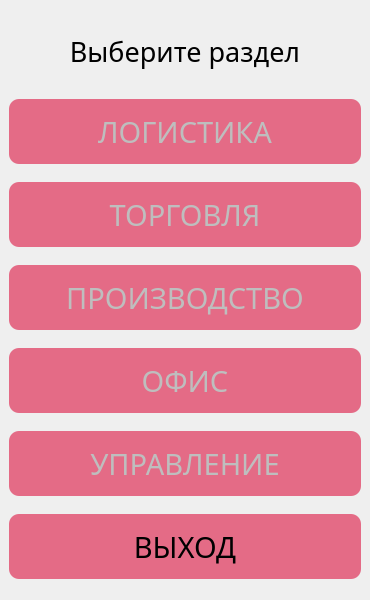
<?xml version="1.0" encoding="UTF-8"?>
<ui version="4.0">
 <class>WindowSections</class>
 <widget class="QMainWindow" name="WindowSections">
  <property name="geometry">
   <rect>
    <x>0</x>
    <y>0</y>
    <width>370</width>
    <height>600</height>
   </rect>
  </property>
  <property name="minimumSize">
   <size>
    <width>370</width>
    <height>600</height>
   </size>
  </property>
  <property name="maximumSize">
   <size>
    <width>370</width>
    <height>600</height>
   </size>
  </property>
  <property name="windowTitle">
   <string>Выбор раздела</string>
  </property>
  <widget class="QWidget" name="centralwidget">
   <layout class="QVBoxLayout" name="verticalLayout">
    <item>
     <widget class="QLabel" name="label_title">
      <property name="maximumSize">
       <size>
        <width>16777215</width>
        <height>60</height>
       </size>
      </property>
      <property name="font">
       <font>
        <family>Trebuchet MS</family>
        <pointsize>20</pointsize>
       </font>
      </property>
      <property name="layoutDirection">
       <enum>Qt::LeftToRight</enum>
      </property>
      <property name="text">
       <string>Выберите раздел</string>
      </property>
      <property name="scaledContents">
       <bool>true</bool>
      </property>
      <property name="alignment">
       <set>Qt::AlignCenter</set>
      </property>
      <property name="wordWrap">
       <bool>false</bool>
      </property>
      <property name="margin">
       <number>0</number>
      </property>
     </widget>
    </item>
    <item>
     <widget class="QPushButton" name="btn_logistics">
      <property name="enabled">
       <bool>false</bool>
      </property>
      <property name="minimumSize">
       <size>
        <width>0</width>
        <height>65</height>
       </size>
      </property>
      <property name="maximumSize">
       <size>
        <width>500</width>
        <height>65</height>
       </size>
      </property>
      <property name="baseSize">
       <size>
        <width>0</width>
        <height>0</height>
       </size>
      </property>
      <property name="font">
       <font>
        <family>Trebuchet MS</family>
        <pointsize>22</pointsize>
        <weight>50</weight>
        <bold>false</bold>
       </font>
      </property>
      <property name="styleSheet">
       <string notr="true">QPushButton {
background-color: rgb(228, 107, 134);
border: none;
border-radius: 10px}

QPushButton:hover {
border: 1px solid  rgb(0, 0, 0);
background-color: rgba(228, 107, 134, 0.9)
}

QPushButton:pressed {
border:3px solid  rgb(0, 0, 0);
background-color: rgba(228, 107, 134, 1)
}</string>
      </property>
      <property name="text">
       <string>ЛОГИСТИКА</string>
      </property>
      <property name="checkable">
       <bool>false</bool>
      </property>
     </widget>
    </item>
    <item>
     <widget class="QPushButton" name="btn_trade">
      <property name="enabled">
       <bool>false</bool>
      </property>
      <property name="minimumSize">
       <size>
        <width>0</width>
        <height>65</height>
       </size>
      </property>
      <property name="maximumSize">
       <size>
        <width>500</width>
        <height>65</height>
       </size>
      </property>
      <property name="baseSize">
       <size>
        <width>0</width>
        <height>0</height>
       </size>
      </property>
      <property name="font">
       <font>
        <family>Trebuchet MS</family>
        <pointsize>22</pointsize>
        <weight>50</weight>
        <bold>false</bold>
       </font>
      </property>
      <property name="styleSheet">
       <string notr="true">QPushButton {
background-color: rgb(228, 107, 134);
border: none;
border-radius: 10px}

QPushButton:hover {
border: 1px solid  rgb(0, 0, 0);
background-color: rgba(228, 107, 134, 0.9)
}

QPushButton:pressed {
border:3px solid  rgb(0, 0, 0);
background-color: rgba(228, 107, 134, 1)
}</string>
      </property>
      <property name="text">
       <string>ТОРГОВЛЯ</string>
      </property>
      <property name="checkable">
       <bool>false</bool>
      </property>
     </widget>
    </item>
    <item>
     <widget class="QPushButton" name="btn_production">
      <property name="enabled">
       <bool>false</bool>
      </property>
      <property name="minimumSize">
       <size>
        <width>0</width>
        <height>65</height>
       </size>
      </property>
      <property name="maximumSize">
       <size>
        <width>500</width>
        <height>65</height>
       </size>
      </property>
      <property name="baseSize">
       <size>
        <width>0</width>
        <height>0</height>
       </size>
      </property>
      <property name="font">
       <font>
        <family>Trebuchet MS</family>
        <pointsize>22</pointsize>
        <weight>50</weight>
        <bold>false</bold>
       </font>
      </property>
      <property name="styleSheet">
       <string notr="true">QPushButton {
background-color: rgb(228, 107, 134);
border: none;
border-radius: 10px}

QPushButton:hover {
border: 1px solid  rgb(0, 0, 0);
background-color: rgba(228, 107, 134, 0.9)
}

QPushButton:pressed {
border:3px solid  rgb(0, 0, 0);
background-color: rgba(228, 107, 134, 1)
}</string>
      </property>
      <property name="text">
       <string>ПРОИЗВОДСТВО</string>
      </property>
      <property name="checkable">
       <bool>false</bool>
      </property>
     </widget>
    </item>
    <item>
     <widget class="QPushButton" name="btn_office">
      <property name="enabled">
       <bool>false</bool>
      </property>
      <property name="minimumSize">
       <size>
        <width>0</width>
        <height>65</height>
       </size>
      </property>
      <property name="maximumSize">
       <size>
        <width>500</width>
        <height>65</height>
       </size>
      </property>
      <property name="baseSize">
       <size>
        <width>0</width>
        <height>0</height>
       </size>
      </property>
      <property name="font">
       <font>
        <family>Trebuchet MS</family>
        <pointsize>22</pointsize>
        <weight>50</weight>
        <bold>false</bold>
       </font>
      </property>
      <property name="styleSheet">
       <string notr="true">QPushButton {
background-color: rgb(228, 107, 134);
border: none;
border-radius: 10px}

QPushButton:hover {
border: 1px solid  rgb(0, 0, 0);
background-color: rgba(228, 107, 134, 0.9)
}

QPushButton:pressed {
border:3px solid  rgb(0, 0, 0);
background-color: rgba(228, 107, 134, 1)
}</string>
      </property>
      <property name="text">
       <string>ОФИС</string>
      </property>
      <property name="checkable">
       <bool>false</bool>
      </property>
     </widget>
    </item>
    <item>
     <widget class="QPushButton" name="btn_control">
      <property name="enabled">
       <bool>false</bool>
      </property>
      <property name="minimumSize">
       <size>
        <width>0</width>
        <height>65</height>
       </size>
      </property>
      <property name="maximumSize">
       <size>
        <width>500</width>
        <height>65</height>
       </size>
      </property>
      <property name="baseSize">
       <size>
        <width>0</width>
        <height>0</height>
       </size>
      </property>
      <property name="font">
       <font>
        <family>Trebuchet MS</family>
        <pointsize>22</pointsize>
        <weight>50</weight>
        <bold>false</bold>
       </font>
      </property>
      <property name="styleSheet">
       <string notr="true">QPushButton {
background-color: rgb(228, 107, 134);
border: none;
border-radius: 10px}

QPushButton:hover {
border: 1px solid  rgb(0, 0, 0);
background-color: rgba(228, 107, 134, 0.9)
}

QPushButton:pressed {
border:3px solid  rgb(0, 0, 0);
background-color: rgba(228, 107, 134, 1)
}</string>
      </property>
      <property name="text">
       <string>УПРАВЛЕНИЕ</string>
      </property>
      <property name="checkable">
       <bool>false</bool>
      </property>
     </widget>
    </item>
    <item>
     <widget class="QPushButton" name="btn_exit">
      <property name="minimumSize">
       <size>
        <width>0</width>
        <height>65</height>
       </size>
      </property>
      <property name="maximumSize">
       <size>
        <width>500</width>
        <height>65</height>
       </size>
      </property>
      <property name="baseSize">
       <size>
        <width>0</width>
        <height>0</height>
       </size>
      </property>
      <property name="font">
       <font>
        <family>Trebuchet MS</family>
        <pointsize>22</pointsize>
        <weight>50</weight>
        <bold>false</bold>
       </font>
      </property>
      <property name="styleSheet">
       <string notr="true">QPushButton {
background-color: rgb(228, 107, 134);
border: none;
border-radius: 10px}

QPushButton:hover {
border: 1px solid  rgb(0, 0, 0);
background-color: rgba(228, 107, 134, 0.9)
}

QPushButton:pressed {
border:3px solid  rgb(0, 0, 0);
background-color: rgba(228, 107, 134, 1)
}</string>
      </property>
      <property name="text">
       <string>ВЫХОД</string>
      </property>
      <property name="checkable">
       <bool>false</bool>
      </property>
     </widget>
    </item>
   </layout>
  </widget>
 </widget>
 <resources/>
 <connections/>
</ui>
